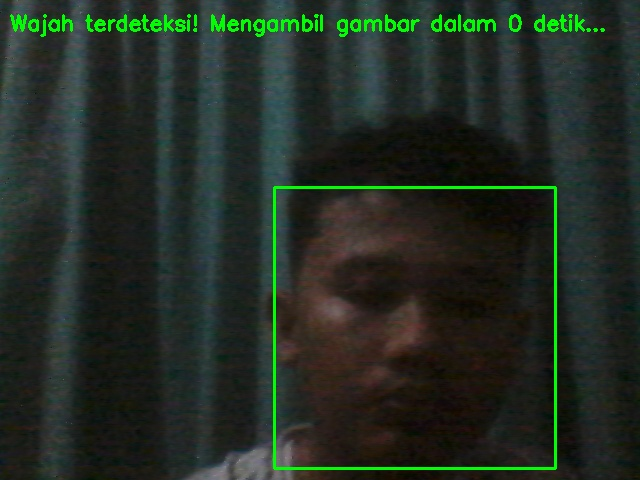
#> input picture temp/temp_face.jpg, 640 x 480 px
$ python -i app.py   (imports and definitions only)
#> lines starting #> are read from the running program, lines starting #| are printed output that depends on the picture
import cv2
import numpy as np
import matplotlib.pyplot as plt
import tkinter as tk
from tkinter import filedialog, messagebox
from PIL import Image, ImageTk
import os
import time

# Tangani import DeepFace dengan error handling yang lebih baik
try:
    from deepface import DeepFace
    deepface_available = True
except Exception as e:
    print(f"Error importing DeepFace: {e}")
    deepface_available = False

# Fungsi untuk menghitung histogram manual
def calculate_histogram(image):
    hist = [0] * 256
    for row in image:
        for pixel in row:
            hist[pixel] += 1
    return hist

# Fungsi untuk menampilkan gambar utuh
def display_full_image(image):
    plt.figure(figsize=(10, 8))
    plt.imshow(cv2.cvtColor(image, cv2.COLOR_BGR2RGB))
    plt.title('Gambar dengan Wajah Terdeteksi')
    plt.axis('off')
    plt.show()

# Fungsi untuk menampilkan histogram
def show_histogram(hist, face_coords=None, original_image=None):
    plt.figure(figsize=(10, 5))
    plt.plot(hist, color='black')
    plt.title('Histogram Wajah')
    plt.xlabel('Intensitas Piksel')
    plt.ylabel('Frekuensi')
    plt.show()

    # Setelah grafik ditutup, tampilkan gambar utuh dengan bounding box jika tersedia
    if face_coords is not None and original_image is not None:
        x, y, w, h = face_coords
        image_with_box = cv2.rectangle(original_image.copy(), (x, y), (x+w, y+h), (0, 255, 0), 2)
        display_full_image(image_with_box)

# Fungsi untuk deteksi wajah dan analisis histogram
def analyze_image(image_path):
#> called with image_path = 'temp/temp_face.jpg'
    try:
        # Baca gambar
        image = cv2.imread(image_path)
#> image is the input picture: shape (480, 640, 3); mean B, G, R 35.6, 45, 35.1
        if image is None:
            messagebox.showerror("Error", f"Gagal membaca gambar: {image_path}")
            return

        gray = cv2.cvtColor(image, cv2.COLOR_BGR2GRAY)
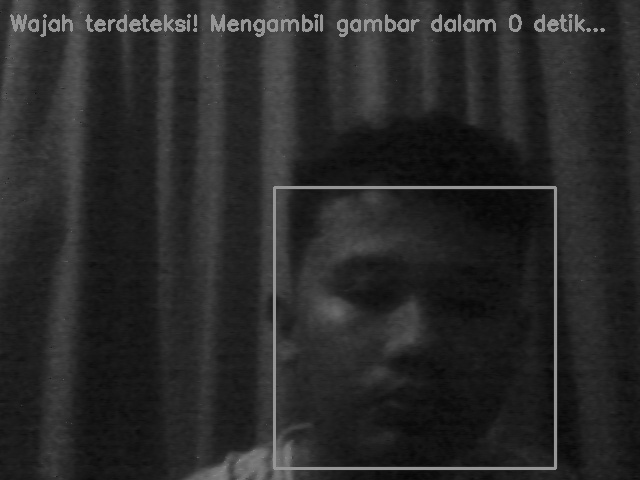
#> gray: shape (480, 640); min 4, max 157, mean 41

        # Deteksi wajah menggunakan Haar Cascade
        try:
            face_cascade = cv2.CascadeClassifier(cv2.data.haarcascades + 'haarcascade_frontalface_default.xml')
            faces = face_cascade.detectMultiScale(gray, scaleFactor=1.1, minNeighbors=5)
#> faces = [[282, 191, 270, 270]]
        except Exception as e:
            messagebox.showerror("Error", f"Gagal mendeteksi wajah: {str(e)}")
            return

        if len(faces) == 0:
            messagebox.showerror("Error", "Tidak ada wajah yang terdeteksi!")
            return
        # Ambil ROI wajah pertama
        (x, y, w, h) = faces[0]
#> x = 282; y = 191; w = 270; h = 270
        face_coords = (x, y, w, h)  # Store face coordinates
#> face_coords = (282, 191, 270, 270)
        face_roi = gray[y:y+h, x:x+w]
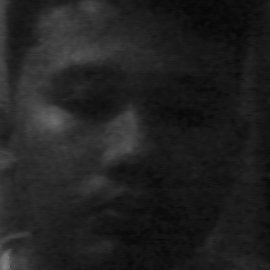
#> face_roi: shape (270, 270); min 6, max 133, mean 32.5

        # Normalisasi kontras (ditambahkan di sini)
        face_roi = cv2.equalizeHist(face_roi)
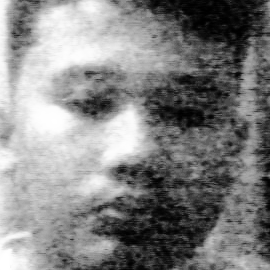
#> face_roi: shape (270, 270); min 0, max 255, mean 130.6

        # Hitung histogram manual
        hist_manual = calculate_histogram(face_roi)
#> after the loop in calculate_histogram, `for row in image:`: hist = 256 values, max 3158 at index 96, min 0 at index 3, mean 284.8
#> hist_manual has the same summary as hist in calculate_histogram
        print("Histogram Manual:", hist_manual[:20], "...")  # Cetak 20 nilai pertama saja
#> (printed output is left out)

        # Hitung histogram menggunakan OpenCV
        hist_cv = cv2.calcHist([face_roi], [0], None, [256], [0, 256])
#> hist_cv has the same summary as hist in calculate_histogram
        hist_cv = [int(val[0]) for val in hist_cv]

       # Tampilkan histogram
        show_histogram(hist_manual, face_coords, image)  # Tambahkan baris ini
#> in show_histogram, `plt.show()`:
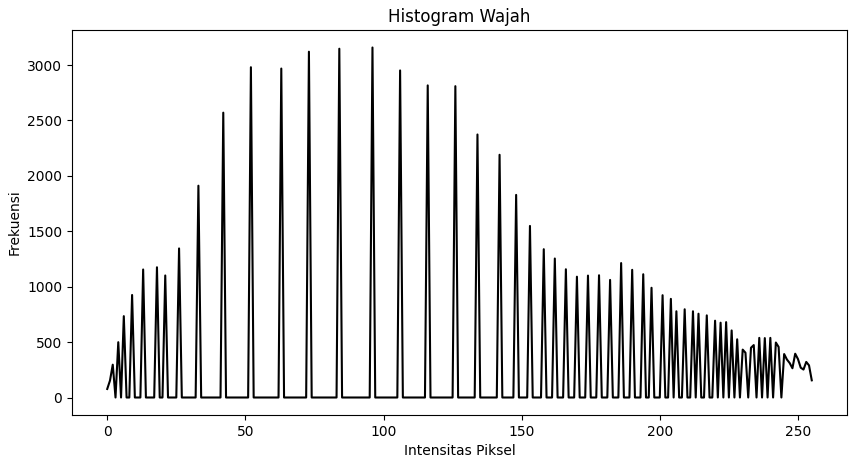
#> figure drawn by matplotlib, 1 panel; curve peaks at x = 96, y = 3158
#> in show_histogram, `x, y, w, h = face_coords`: x = 282; y = 191; w = 270
#> in display_full_image, `plt.show()`:
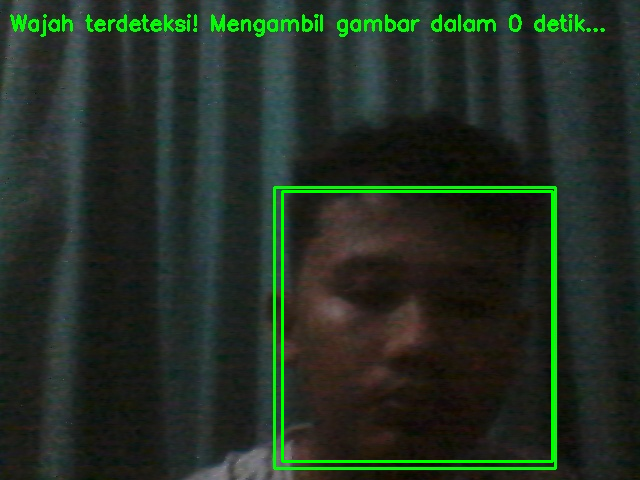
#> shown: shape (480, 640, 3); mean R, G, B 34.7, 47.3, 35.3
    except Exception as e:
        messagebox.showerror("Error", f"Terjadi kesalahan saat analisis gambar: {str(e)}")

    # Fungsi untuk menampilkan gambar utuh
    # [310 lines left out: functions display_full_image, face_id, upload_reference_face, upload_image, create_gui, not called in this run]

# [6 lines not run here, left out]

>>> result = analyze_image('temp/temp_face.jpg')
